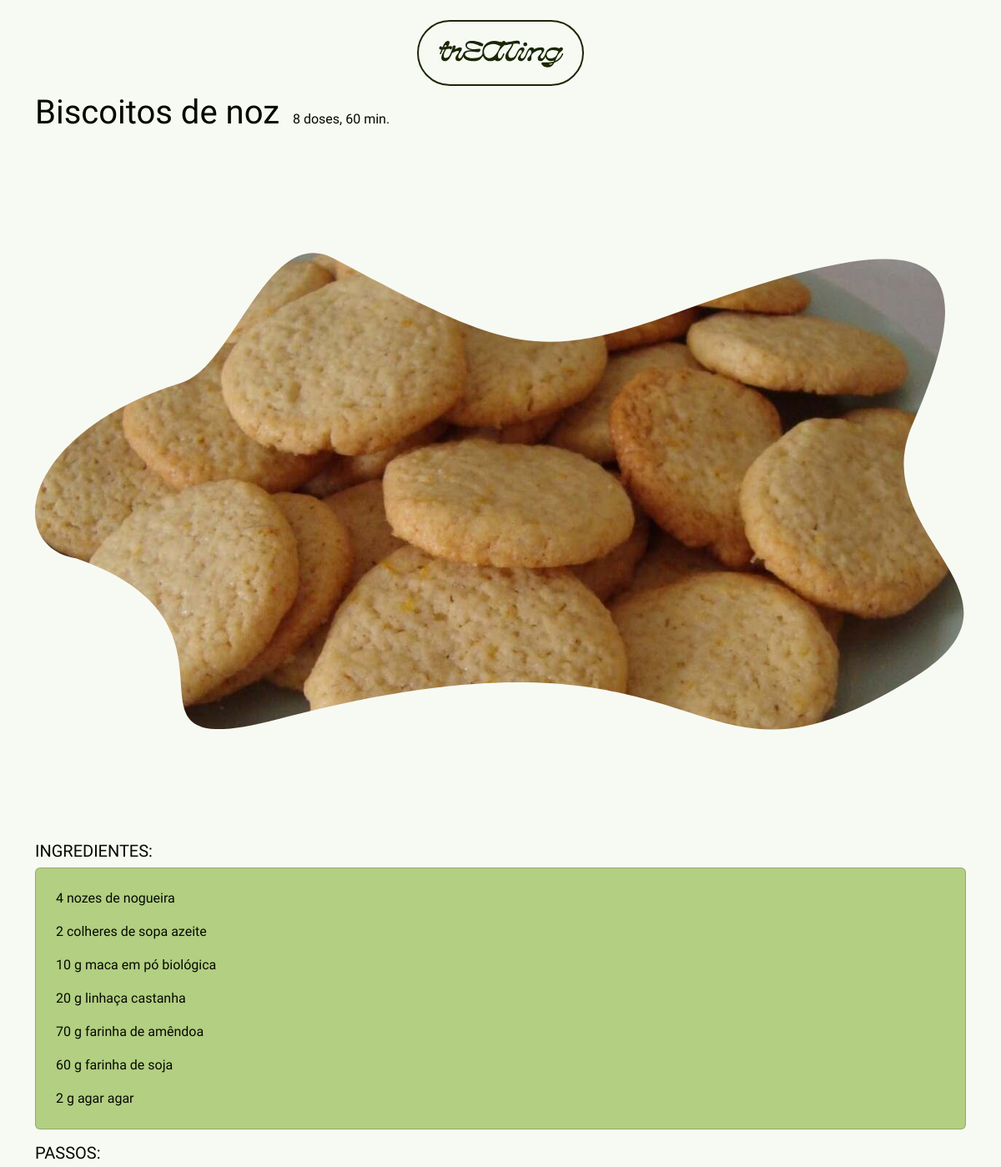
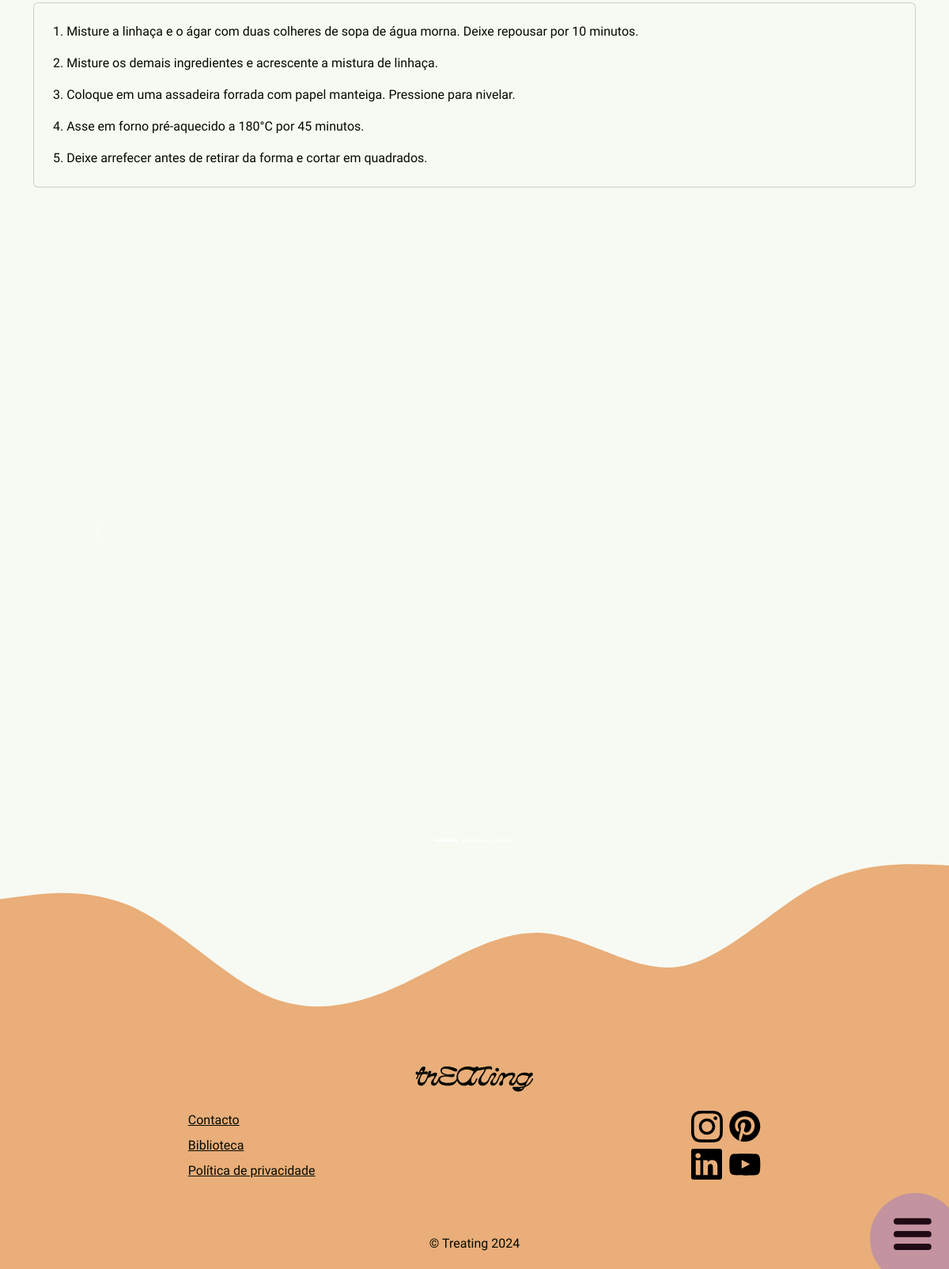
Screenshot of /detalhereceita.php?idrecipe=2 with the database file from the repository (2 pictures, top to bottom).
### tables this page shows
CREATE TABLE `recipes` (
  `idrecipe` int(11) NOT NULL,
  `idfood` int(11) NOT NULL,
  `title` varchar(80) NOT NULL,
  `ingredients` text NOT NULL,
  `steps` text NOT NULL,
  `images` varchar(50) NOT NULL,
  `servings` int(11) NOT NULL,
  `time` int(11) NOT NULL
);

### detalhereceita.php (the view, shortened to what this page needs)
<?php
require "connection.php";
$idrec = $_GET["idrecipe"];
$query = "SELECT *
          FROM recipes
          WHERE idrecipe = $idrec";
$result = mysqli_query($connection, $query);
$rec = mysqli_fetch_assoc($result);
$title = $rec["title"];
$ingredients = explode(PHP_EOL, $rec["ingredients"]);
$steps = explode(PHP_EOL, $rec["steps"]);
$time = $rec["time"];
$image = $rec["images"];
$serving = $rec["servings"];
?>
<!doctype html>
<html lang="en">
  <head>
    <link href="https://cdn.jsdelivr.net/npm/bootstrap@5.3.3/dist/css/bootstrap.min.css" rel="stylesheet">
    <link rel="stylesheet" href="./CSS/styles.css">
  </head>
  <body>
  <?php include "header.php"?>
  <main>
    <div class="container">
      <div class="d-flex align-items-baseline gap-3">
        <h1>
          <?php echo $title?>
        </h1>
        <p>
          <?php echo "$serving doses, $time min."?>
        </p>
      </div>
      <section class="">
          <div class="mask3 overflow-hidden">
            <img src="./media/recipes/<?php echo $image; ?>" alt="<?php echo $title ?>" class="introimg w-100">
          </div>
      </section>
      <section class="info">
        <div>
          <h2 class="text-uppercase">Ingredientes:</h2>
          <div class="card bg-primary-subtle mb-3 p-4">
            <?php
              foreach ($ingredients as $ing)
                echo "<p class='card-text'>$ing</p>";
            ?>
          </div>
        </div>
        <div>
          <h2 class="text-uppercase">Passos:</h2>
          <div class="card bg-secondary-subtle mb-3 p-4">
            <?php
              foreach ($steps as $step)
                  echo "<p class='card-text'>$step</p>";
              ?>
          </div>
        </div>
      </section>
      <section>
        <div id="carouselExampleCaptions" class="carousel slide">
          <div class="carousel-indicators">
            <button type="button" data-bs-target="#carouselExampleCaptions" data-bs-slide-to="0" class="active" aria-current="true" aria-label="Slide 1"></button>
            <button type="button" data-bs-target="#carouselExampleCaptions" data-bs-slide-to="1" aria-label="Slide 2"></button>
            <button type="button" data-bs-target="#carouselExampleCaptions" data-bs-slide-to="2" aria-label="Slide 3"></button>
          </div>
          <div class="carousel-inner w-100">
            <?php foreach($result as $row) { ?>
              <div class="carousel-item active">
                <img src="media/recipes/<?php echo $row["images"]?>" class="d-block w-100" alt="<?php echo $row["title"] ?>">
                <div class="carousel-caption d-md-block">
                  <h3 ><?php echo $row["title"] ?></h3>
                </div>
              </div>
            <?php } ?>
          </div>
          <button class="carousel-control-prev" type="button" data-bs-target="#carouselExampleCaptions" data-bs-slide="prev">
            <span class="carousel-control-prev-icon" aria-hidden="true"></span>
          </button>
          <button class="carousel-control-next" type="button" data-bs-target="#carouselExampleCaptions" data-bs-slide="next">
            <span class="carousel-control-next-icon" aria-hidden="true"></span>
          </button>
        </div>
      </section>
    </div>
  </main>
  <?php include "footer.php"?>
  </body>

### CSS/styles.css (style rules this page uses)
:root { --bs-primary: #B2CF82; --bs-primary-bg-subtle: #B2CF82; --bs-secondary: #F7FAF3; --bs-secondary-bg-subtle:#F7FAF3; --bs-tertiary-bg: #e3ced7; --bs-tertiary-color: hsla(335, 26%, 66%, 0.90); --bs-warning: #ffc107; --bs-body-color: #060901; --bs-body-bg: #F7FAF3; }
h1 { font-family: "Exo" ; margin-bottom: 0px; }
h2 , h3 { font-family: "Spinnaker"; font-size: 20px; }
p , ul, a { font-family: "Heebo"; }
.introimg { width: 140vw; overflow: hidden; }

### detalhereceita.php (style rules this page uses)
.mask3 { -webkit-mask-image: url(./media/icons/bigblob.svg); mask-image: url(./media/icons/bigblob.svg); -webkit-mask-repeat: no-repeat; mask-repeat: no-repeat; mask-size: 9em; mask-size: contain; -webkit-mask-position:center; }

### rows the page displays
recipes: title "Biscoitos de noz", servings "8", time "60", images (picture), ingredients "4 nozes de nogueira", ingredients "2 colheres de sopa azeite", ingredients "10 g maca em pó biológica", ingredients "20 g linhaça castanha", ingredients "70 g farinha de amêndoa", ingredients "60 g farinha de soja", ingredients "2 g agar agar", steps "1. Misture a linhaça e o ágar com duas colheres de sopa de água morna. Deixe repousar por 10 minutos.", steps "2. Misture os demais ingredientes e acrescente a mistura de linhaça.", steps "3. Coloque em uma assadeira forrada com papel manteiga. Pressione para nivelar.", steps "4. Asse em forno pré-aquecido a 180°C por 45 minutos.", steps "5. Deixe arrefecer antes de retirar da forma e cortar em quadrados."
